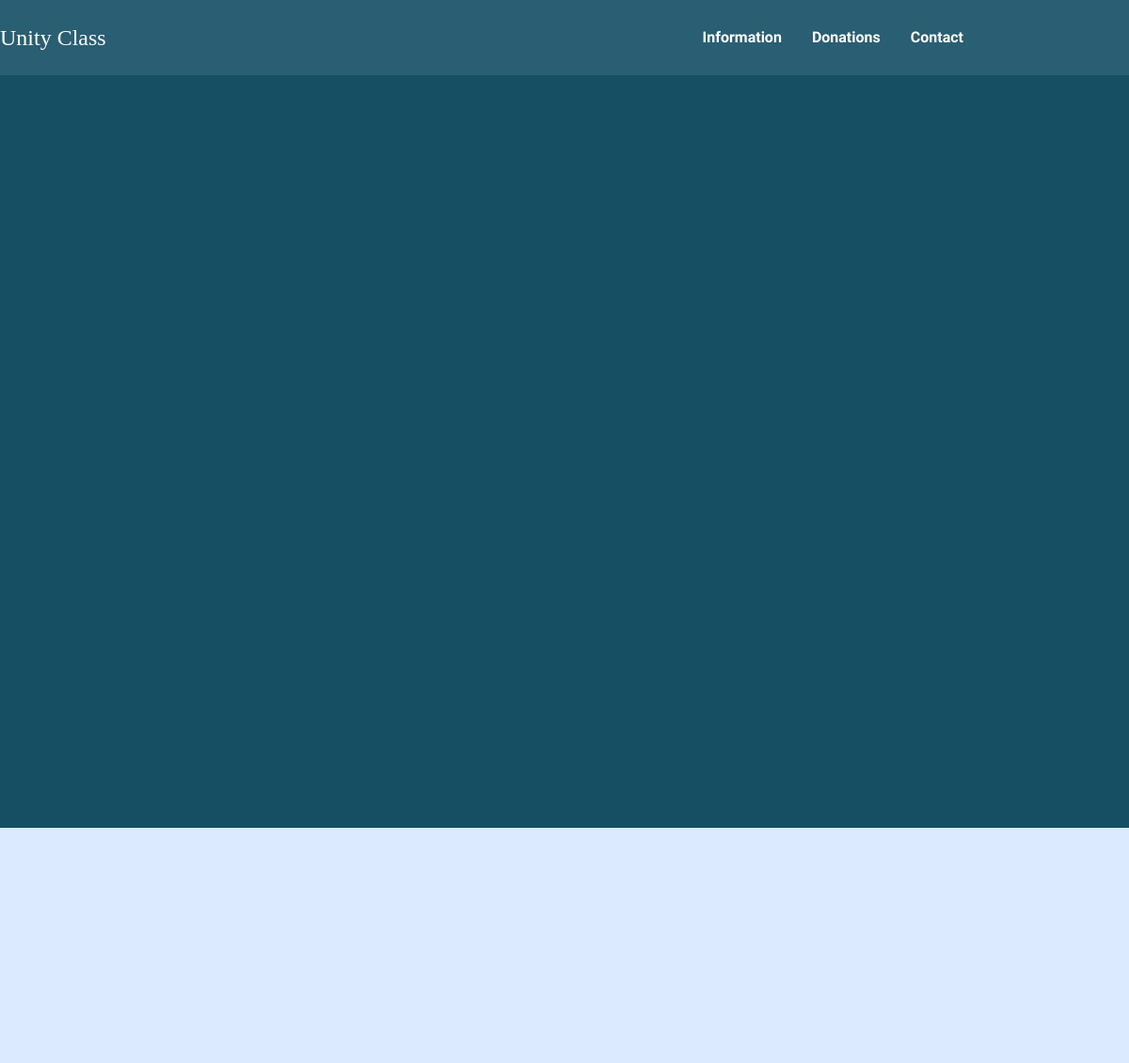
Page /Donantes/dashboard.php (upper part) on the earlier database version.
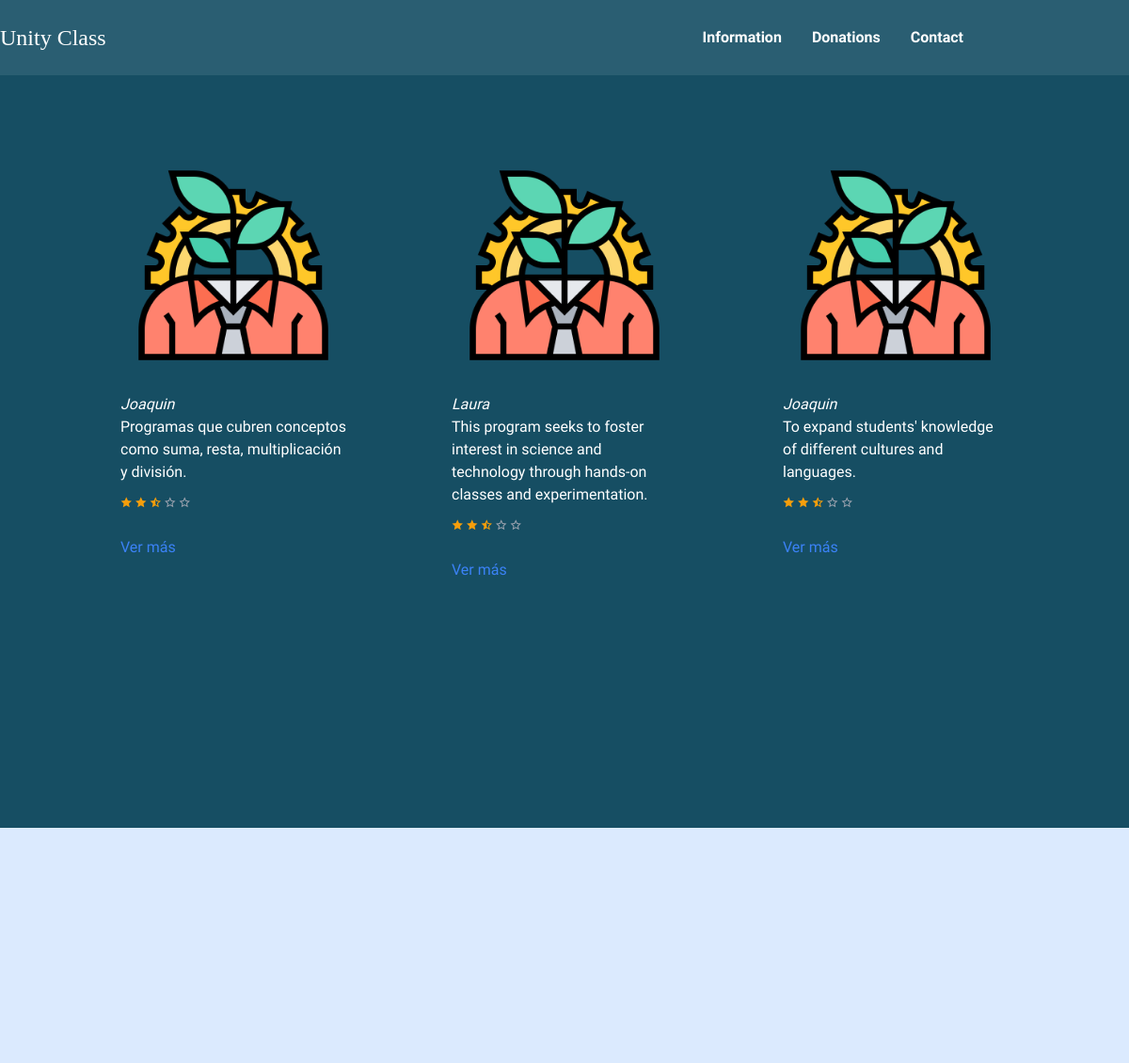
Same page on the later database version.
### tables this page shows
CREATE TABLE `programas` (
  `id` int(11) NOT NULL,
  `nombre` varchar(100) DEFAULT NULL,
  `descripcion` text DEFAULT NULL,
  `FK_materia` int(11) DEFAULT NULL,
  `FK_tipo_usuario` int(11) DEFAULT NULL,
  `fecha_registro` datetime NOT NULL DEFAULT current_timestamp()
);

CREATE TABLE `usuarios` (
  `id` int(11) NOT NULL,
  `nombre` varchar(100) DEFAULT NULL,
  `correo` varchar(100) DEFAULT NULL,
  `password` varchar(10) NOT NULL,
  `genero` varchar(10) DEFAULT NULL,
  `edad` int(11) DEFAULT NULL,
  `tipo_usuario` varchar(50) DEFAULT NULL,
  `fecha_nac` date NOT NULL,
  `session_activa` tinyint(1) DEFAULT 0,
  `fecha_registro` datetime NOT NULL DEFAULT current_timestamp()
);

### Conexion/contacto.php (called while the page is built, shortened)
<?php
    include ('conexion.php');
    class Contacto extends Conexion
    {
    public function listar_programas() {
        $this->sentencia = "
            SELECT
                programas.id,
                programas.nombre AS programa_nombre,
                programas.descripcion,
                materias.nombre_materia,
                usuarios.nombre AS nombre,
                usuarios.tipo_usuario
            FROM programas
            LEFT JOIN materias ON programas.FK_materia = materias.id
            LEFT JOIN usuarios ON programas.FK_tipo_usuario = usuarios.id
        ";
        return $this->ejecutar_sentencia();
    }
    public function __construct() {
        $this->conexion = new mysqli('localhost', 'root', '', 'unityclass');
    }
}
?>

### Conexion/conexion.php (called while the page is built, shortened)
<?php
class Conexion {
    private $host = 'localhost';
    private $usuario = 'root';
    private $password = '';
    private $base = 'unityclass';
    public $sentencia;
    public $conexion;
    public function abrir_conexion() {
        $this->conexion = new mysqli($this->host, $this->usuario, $this->password, $this->base);
    }
    public function ejecutar_sentencia() {
        $bandera = $this->conexion->query($this->sentencia);
        return $bandera;
    }
}
?>

### Donantes/dashboard.php (the view, shortened to what this page needs)
<?php
include '../Conexion/contacto.php';
$contacto = new Contacto();
$result = $contacto->listar_programas();
?>
<!doctype html>
<html lang="es">
<head>
    <link rel="stylesheet" href="https://cdnjs.cloudflare.com/ajax/libs/remixicon/4.2.0/remixicon.min.css"/>
    <link href="https://cdn.jsdelivr.net/npm/tailwindcss@2.2.19/dist/tailwind.min.css" rel="stylesheet">
</head>
<body>
<header id="navbar" class="fixed w-full top-0 left-0 z-50 bg-[#164E63]">
    <nav class="container flex items-center justify-between h-16 sm:h-20">
        <div class="logo">Unity Class</div>
        <div id="nav-menu" class="absolute top-0 left-[-100%] min-h-[80vh] w-full bg-transparent backdrop-blur-sm flex items-center justify-center duration-300 overflow-hidden lg:static lg:min-h-fit lg:bg-transparent lg:w-auto">
            <ul class="flex flex-col items-center gap-8 lg:flex-row">
                <li><a href="#information" class="nav-link" data-section="information">Information</a></li>
                <li><a href="#donations" class="nav-link" data-section="donations">Donations</a></li>
                <li><a href="#contact" class="nav-link" data-section="contact">Contact</a></li>
            </ul>
        </div>
    </nav>
</header>
<main class="pt-20">
    <section id="information" class="h-screen text-white flex flex-col items-center justify-center" style="background-color: #164E63;">
        <div class="container w-full grid grid-cols-1 gap-x-8 gap-y-36 md:grid-cols-2 lg:grid-cols-3 xl:grid-cols-4">
            <?php while ($row = $result->fetch_assoc()): ?>
                <div class="popular_card bg-cyan-950 p-10 pt-24 rounded-md relative">
                    <img src="../SRC/2654513.png" alt="program_image" class="w-52 absolute -top-5 left-1/2 transform -translate-x-1/2 -translate-y-1/2 duration-500">
                    <h3 class="italic mt-5"><?php echo htmlspecialchars($row['nombre']); ?></h3>
                    <p><?php echo htmlspecialchars($row['descripcion']); ?></p>
                    <div class="text-yellow-500 text-xs py-3">
                        <i class="ri-star-fill"></i>
                        <i class="ri-star-fill"></i>
                        <i class="ri-star-half-fill"></i>
                        <i class="ri-star-line text-gray-400"></i>
                        <i class="ri-star-line text-gray-400"></i>
                    </div>
                    <a href="programa_detalle.php?id=<?php echo $row['id']; ?>" class="text-blue-500 hover:text-blue-700 mt-4 inline-block">Ver más</a>
                </div>
            <?php endwhile; ?>
        </div>
    </section>
</main>
</body>
</html>
<section id="historial_donaciones" class="relative flex flex-col items-center justify-center h-screen bg-blue-100 text-gray-900">
</section>
</body>
</html>

Differences in the rows shown:
added programas: FK_tipo_usuario.nombre "Joaquin", descripcion "Programas que cubren conceptos como suma, resta, multiplicación y división."
added programas: FK_tipo_usuario.nombre "Laura", descripcion "This program seeks to foster interest in science and technology through hands-on classes and experimentation."
added programas: FK_tipo_usuario.nombre "Joaquin", descripcion "To expand students' knowledge of different cultures and languages."
